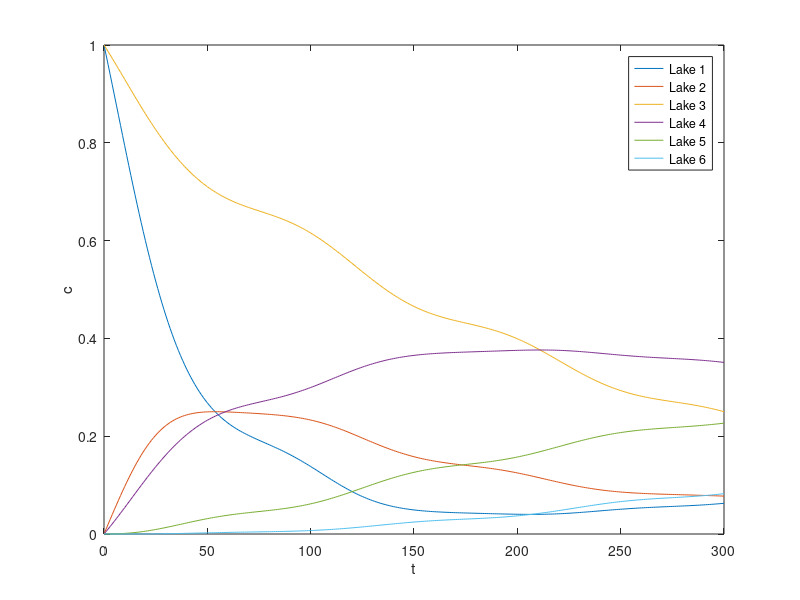

MATLAB code for this plot:
function lakes_test
c0 = [1;0;1;0;0;0];
%c0 = [3;0;0;0;1;0];
%c0 = [2;0;0;0;1;0];

n = length(c0); %the number of lakes

% The volumes of lakes in km^3
V = ones(1,n);
V = [1, 2, 3, 4, 5, 6];

% The loop of channels. 
% Lake 1 feeds into Lake 2, which feeds into Lake 3, etc...
r = diag(ones(1,n-1),-1);
r(1,n) = 1;
r = 1e-2 * r;

R = sum(r);

%Build the ODE matrix  
%(note: there are more efficient ways to do this, but this one is simple & readable)
A = r;
for i=1:n
    A(i,i) = - R(i);
    A(i,:) = A(i,:) / V(i);
end

amplitude = 1;
t_star = 300;  %after how many days will we check the concentrations?

%specify some accuracy requirements for the ode solvers
odeopt = odeset('AbsTol', 1e-6, 'RelTol', 1e-12);
c_ode = @(t, c) (2+amplitude*sin(2*pi*t/100)) * A*c;

[t,cc] = ode45(c_ode, [0:t_star], c0, odeopt);
% close all;
plot(t,cc);
legend('Lake 1', 'Lake 2', 'Lake 3', 'Lake 4', 'Lake 5', 'Lake 6');
xlabel('t'); ylabel('c');

% let's experimentally test the linear superposition principle when 
% coefficients are time-dependent
cc_alternative=zeros(size(cc));
for i=1:n
    e = zeros(n,1);
    e(i) = 1;
    [t,w] = ode45(c_ode,[0:t_star], e, odeopt);

    cc_alternative = cc_alternative + c0(i)*w;
end
difference = norm(cc_alternative-cc)
% small difference ==> superposition works

